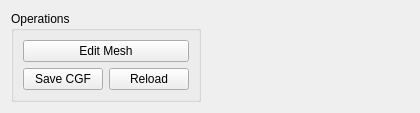
<?xml version="1.0" encoding="UTF-8"?>
<ui version="4.0">
 <class>CBrushPanel</class>
 <widget class="QWidget" name="CBrushPanel">
  <property name="geometry">
   <rect>
    <x>0</x>
    <y>0</y>
    <width>420</width>
    <height>103</height>
   </rect>
  </property>
  <layout class="QHBoxLayout" name="horizontalLayout">
   <item>
    <widget class="QGroupBox" name="STATIC">
     <property name="title">
      <string>Operations</string>
     </property>
     <layout class="QGridLayout" name="gridLayout">
      <item row="0" column="0" colspan="2">
       <widget class="QEditorToolButton" name="GEOMETRY_EDIT">
        <property name="text">
         <string>Edit Mesh</string>
        </property>
       </widget>
      </item>
      <item row="1" column="0">
       <widget class="QPushButton" name="SAVE_TO_CGF">
        <property name="text">
         <string>Save CGF</string>
        </property>
       </widget>
      </item>
      <item row="1" column="1">
       <widget class="QPushButton" name="REFRESH">
        <property name="text">
         <string>Reload</string>
        </property>
       </widget>
      </item>
     </layout>
    </widget>
   </item>
   <item>
    <spacer name="horizontalSpacer">
     <property name="orientation">
      <enum>Qt::Horizontal</enum>
     </property>
     <property name="sizeHint" stdset="0">
      <size>
       <width>217</width>
       <height>20</height>
      </size>
     </property>
    </spacer>
   </item>
  </layout>
 </widget>
 <customwidgets>
  <customwidget>
   <class>QEditorToolButton</class>
   <extends>QPushButton</extends>
   <header>Controls/ToolButton.h</header>
  </customwidget>
 </customwidgets>
 <resources/>
 <connections/>
</ui>
